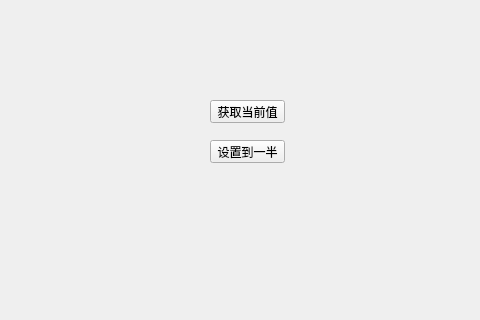
<?xml version="1.0" encoding="UTF-8"?>
<ui version="4.0">
 <class>Widget</class>
 <widget class="QWidget" name="Widget">
  <property name="geometry">
   <rect>
    <x>0</x>
    <y>0</y>
    <width>480</width>
    <height>320</height>
   </rect>
  </property>
  <property name="windowTitle">
   <string>Widget</string>
  </property>
  <widget class="ProgressBar" name="widget" native="true">
   <property name="geometry">
    <rect>
     <x>30</x>
     <y>50</y>
     <width>261</width>
     <height>41</height>
    </rect>
   </property>
  </widget>
  <widget class="ProgressBar" name="widget_2" native="true">
   <property name="geometry">
    <rect>
     <x>30</x>
     <y>130</y>
     <width>141</width>
     <height>41</height>
    </rect>
   </property>
  </widget>
  <widget class="QPushButton" name="btn_get">
   <property name="geometry">
    <rect>
     <x>210</x>
     <y>100</y>
     <width>75</width>
     <height>23</height>
    </rect>
   </property>
   <property name="text">
    <string>获取当前值</string>
   </property>
  </widget>
  <widget class="QPushButton" name="btn_set">
   <property name="geometry">
    <rect>
     <x>210</x>
     <y>140</y>
     <width>75</width>
     <height>23</height>
    </rect>
   </property>
   <property name="text">
    <string>设置到一半</string>
   </property>
  </widget>
 </widget>
 <customwidgets>
  <customwidget>
   <class>ProgressBar</class>
   <extends>QWidget</extends>
   <header location="global">progressbar.h</header>
   <container>1</container>
  </customwidget>
 </customwidgets>
 <resources/>
 <connections/>
</ui>
